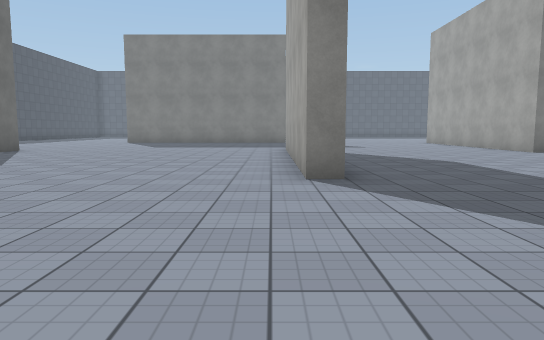
view 1 (above)

24 first-person views from a walk through a 3-D level made in the Unity game engine. The camera is 1.3 m above the floor, tilts 6° down and sees 70° across. The floor is counted in squares, 2 m on a side. Each view is taken from the middle of a square. On the plan, view 1 faces up. The plan holds only what a view shows up to about 11 squares ahead; the rest is blank. The place goes on beyond the plan. The player is left out. Surface patterns are stand-ins for the level's own textures.

view 2
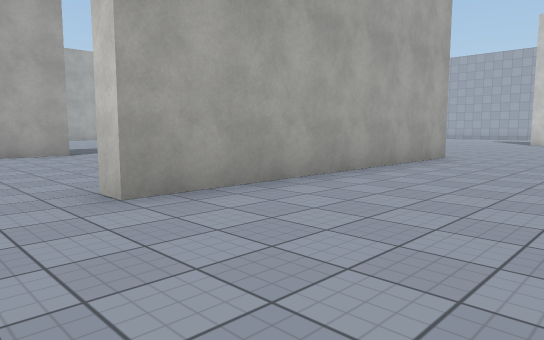

view 3
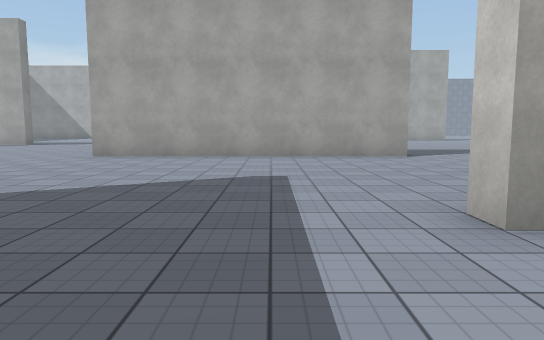

view 4
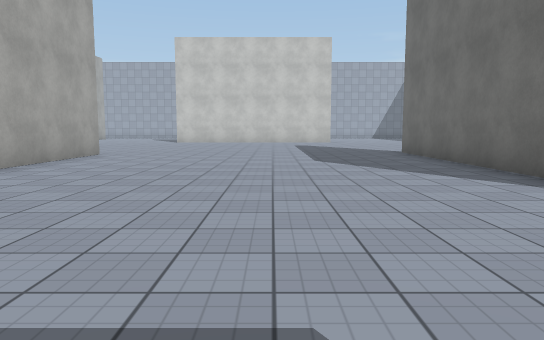

view 5
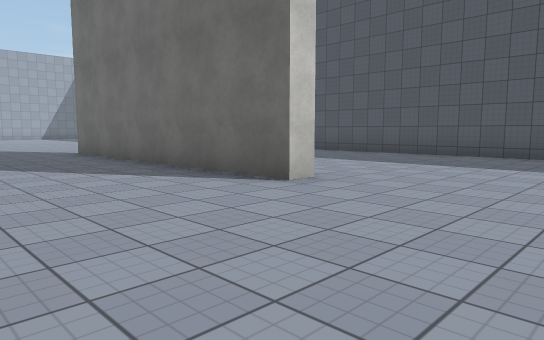

view 6
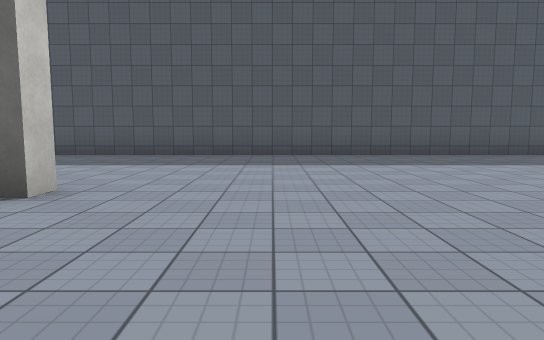

view 7
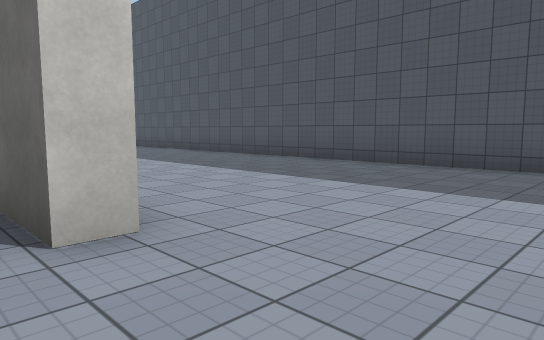

view 8
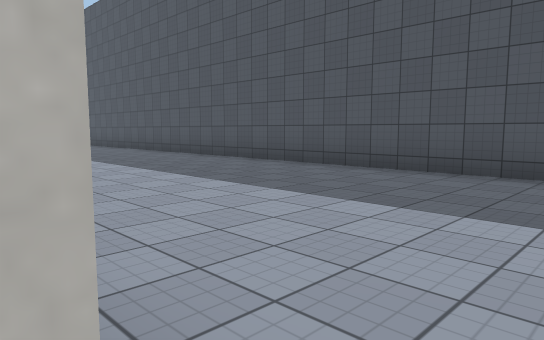

view 9
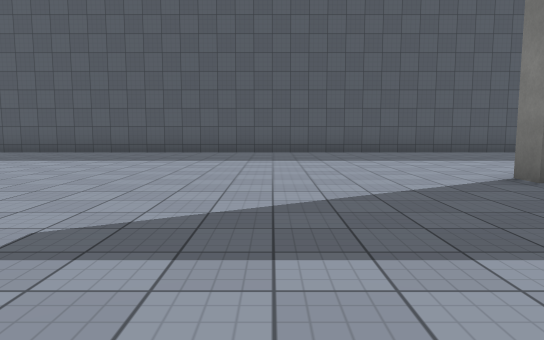

view 10
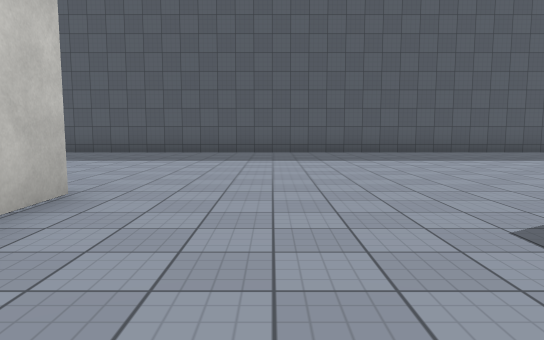

view 11
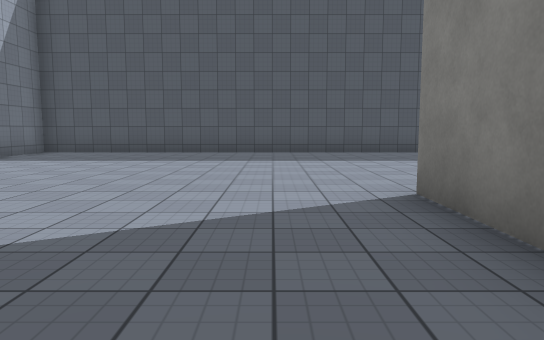

view 12
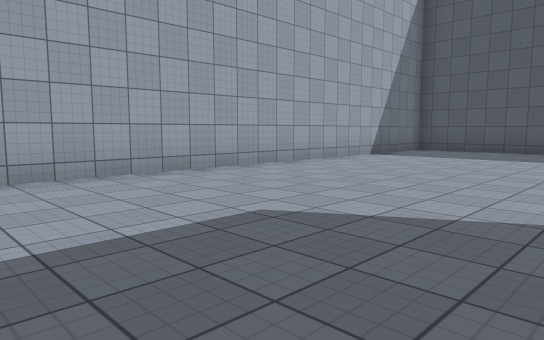

view 13
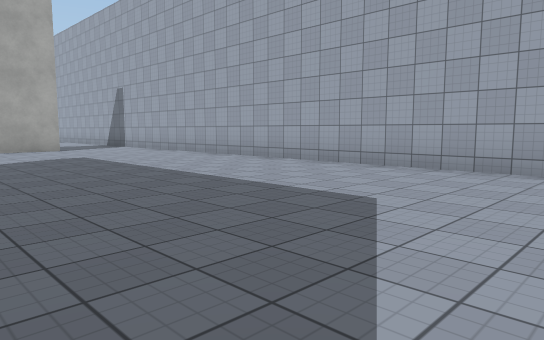

view 14
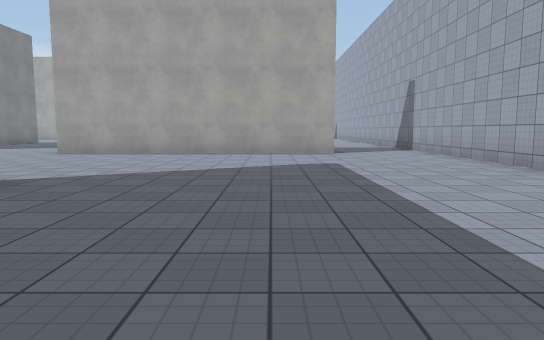

view 15
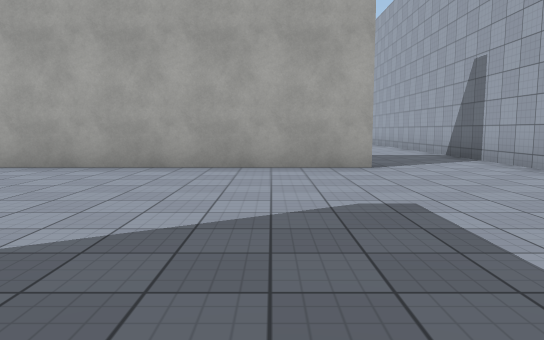

view 16
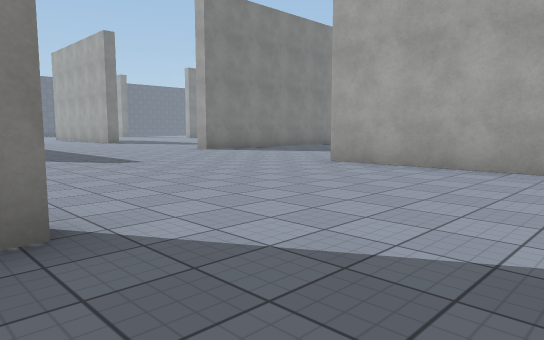

view 17
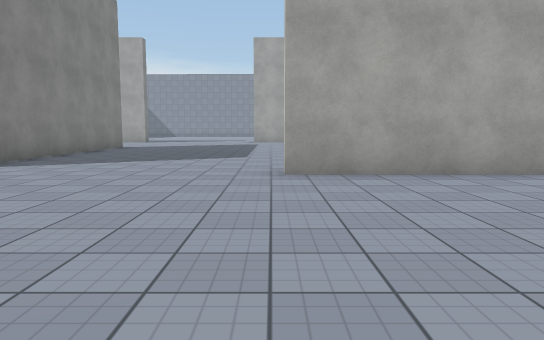

view 18
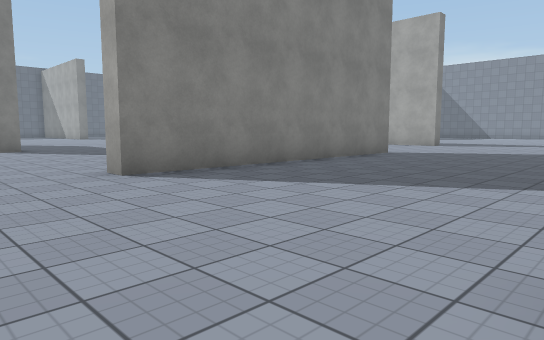

view 19
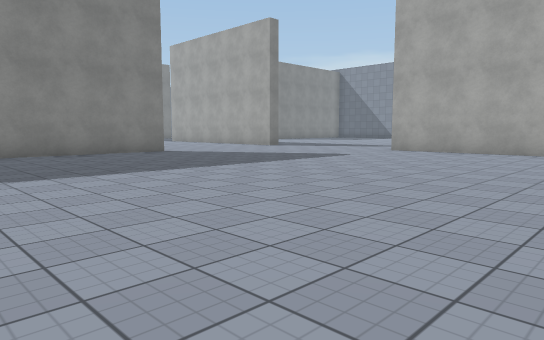

view 20
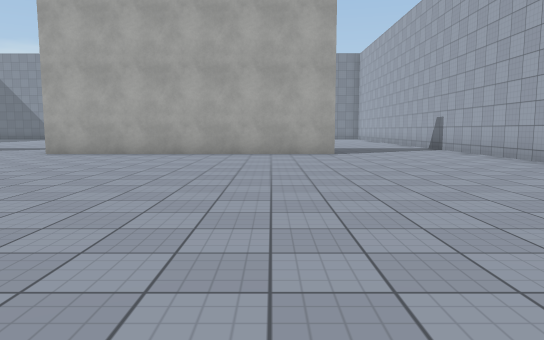

view 21
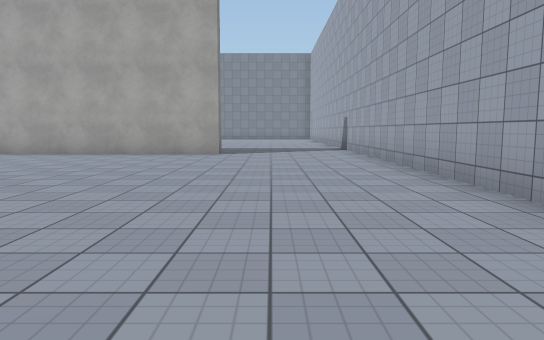

view 22
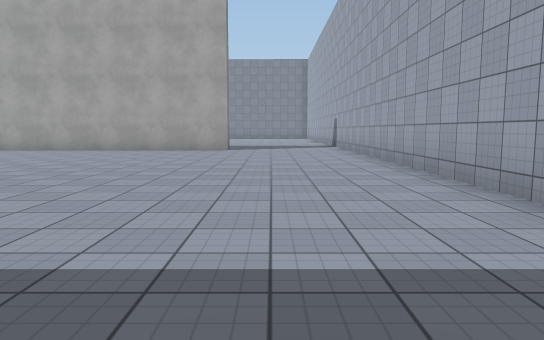

view 23
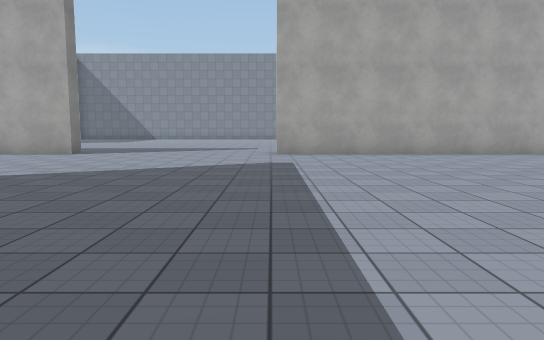

view 24
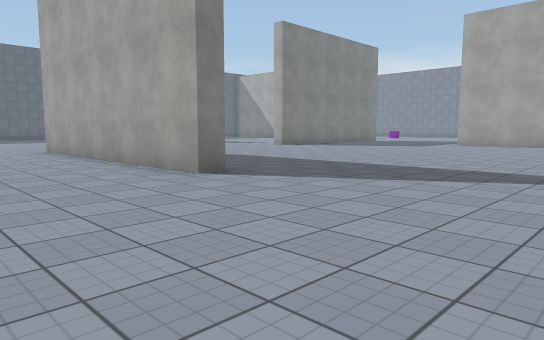

### Floor plan
Points are (right, up) in squares from view 1. A wall is a line through its corners. A room is listed if a view was taken in it or the views show most of it. See-through windows are left out.
Room 1 (views 1, 2, 3, 4, 5, 6, 7, 8, 9, 10, 11, 12, 13, 14, 15, 16, 17, 18, 19, 20, 21, 22, 23, 24)
walls: (1, 5) (0.4, 5) (0.4, 12.5) (1, 12.5); (7.9, 10.8) (7.3, 10.8) (7.3, 18.4); (14.9, 3.3) (7.3, 3.3) (7.3, 3.9); (-5, -4.5) (-6.9, -4.5); (-6.9, -4) (-5.9, -4); (6.5, -9.8) (6.5, -2.1); (-8.1, 11.7) (-7.6, 11.7) (-7.6, 4.2) (-8.1, 4.2); (20.6, 4.2) (20.1, 4.2) (20.1, 6.1); (20.6, -8.6) (20.1, -8.6) (20.1, -1.1); (-13.9, 18.6) (-13.9, -12.4) (21.1, -12.4)
ways out: gap at (8, 18)

Positions as (right, up) in squares from view 1, and headings:
1: (0, 0), facing up
2: (-3, 14), facing down-right
3: (-2, 14), facing right
4: (-4, 15), facing down
5: (-4, 15), facing down-left
6: (-4, 14), facing left
7: (-7, 14), facing down-left
8: (-8, 12), facing down-left
9: (-3, 1), facing left
10: (-3, -2), facing left
11: (-3, -6), facing left
12: (-2, -7), facing down-left
13: (-6, -6), facing down-right
14: (-4, -8), facing right
15: (0, -8), facing right
16: (0, -7), facing up-right
17: (1, -2), facing right
18: (5, -2), facing up-right
19: (9, -7), facing up-right
20: (10, -7), facing right
21: (10, -10), facing right
22: (8, -10), facing right
23: (10, -1), facing right
24: (4, 6), facing up-right
